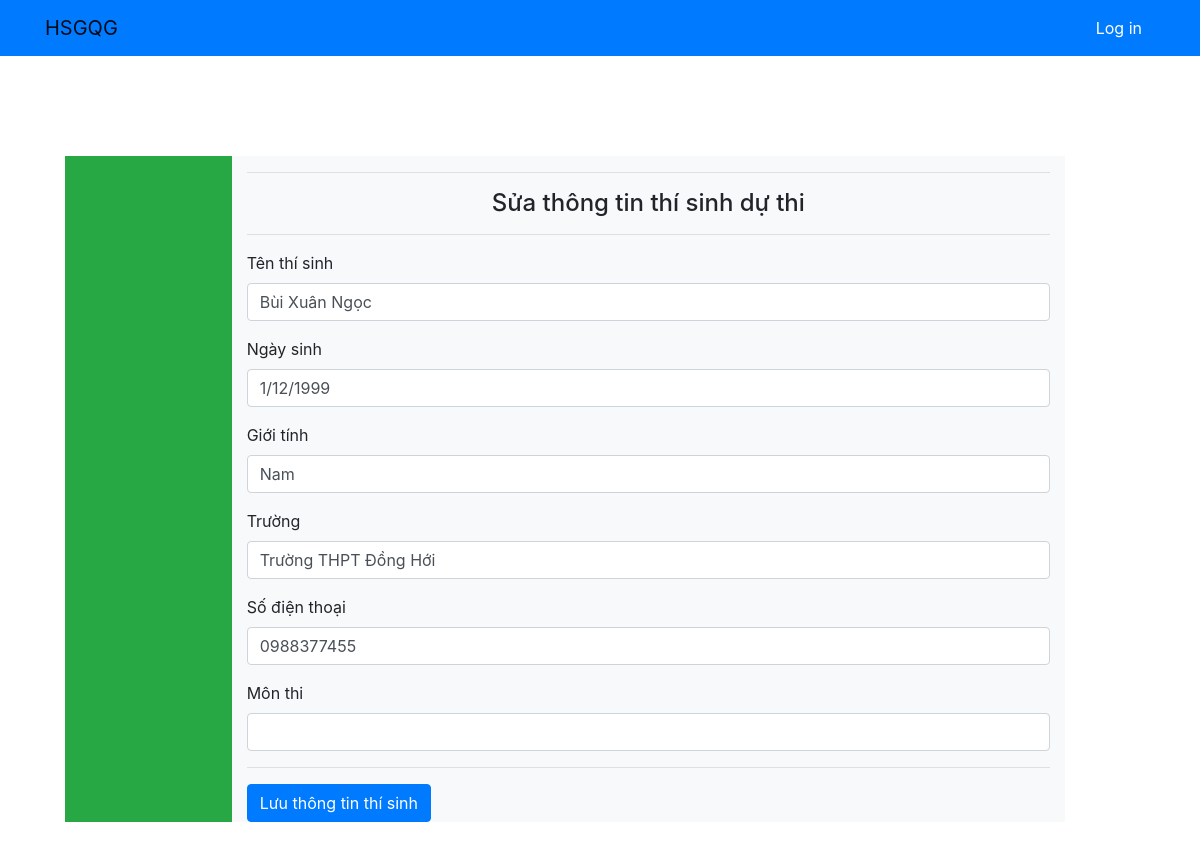
Page /participant/edit_student/1/ on the committed database.
### core/models.py (models this page shows, shortened)
class Student(models.Model):
    participant = models.ForeignKey(User, on_delete=models.CASCADE, null=True)
    school = models.ForeignKey(School, on_delete=models.CASCADE, null=True)
    subject = models.ForeignKey(Subject, on_delete=models.CASCADE, null=True)
    name = models.CharField(max_length = 50)
    birthday = models.CharField(max_length = 50)
    gender = models.CharField(max_length = 10)
    identity_number = models.CharField(max_length = 20)
    phone_numer = models.CharField(max_length = 20)
    STATUS = (
       ('accepted', 'Chấp nhận'),
       ('rejected', 'Từ chối'),
       ('waiting', 'Đang đợi'),
    )
    status = models.CharField(
       max_length=32,
       choices=STATUS,
       default='waiting',
    )

class School(models.Model):
    participant = models.ForeignKey(User, on_delete=models.CASCADE)
    name = models.CharField(max_length = 100)
    website = models.CharField(max_length = 50)
    address = models.CharField(max_length = 100)
    phone_number = models.CharField(max_length = 20)
    email = models.CharField(max_length = 50)
    def __str__(self):
        return(self.name)

### core/views.py (the view)
# urls.py: path('participant/edit_student/<int:student_id>/', views.edit_student, name='edit_student'),
def edit_student(request, student_id):
    student = Student.objects.get(id = student_id)
    return render(request, 'participant/edit_student.html', {
        'student': student
    })

### ContestManagement4/templates/participant/edit_student.html (shortened to what this page needs)
{% extends 'base.html' %}
{% block content %}
    <h4 class="text-center">Sửa thông tin thí sinh dự thi</h4>
    <hr>
    <form action=" {% url 'update_student' student.id %} " method='POST'>
            <div class="form-group">
                <label for="participant_name">Tên thí sinh</label>
                <input type="text" class="form-control" id="name" name="name" value="{{ student.name }}">
            </div>
            <div class="form-group">
                <label for="email">Ngày sinh</label>
                <input type="text" class="form-control" id="birthday" name="birthday" value="{{ student.birthday }}">
            </div>
            <div class="form-group">
                <label for="phone_number">Giới tính</label>
                <input type="text" class="form-control" id="gender" name="gender" value="{{ student.gender }}">
            </div>
            <div class="form-group">
                <label for="email">Trường</label>
                <input type="text" class="form-control" id="school" name="school" value="{{ student.school }}">
            </div>
            <div class="form-group">
                <label for="email">Số điện thoại</label>
                <input type="text" class="form-control" id="phone_number" name="phone_number" value="{{ student.phone_numer }}">
            </div>
            <div class="form-group">
                <label for="email">Môn thi</label>
                <input type="text" class="form-control" id="subject" name="subject" value="{{ student.subject_test }}">
            </div>
            <hr>
            <button type="submit" class="btn btn-primary">Lưu thông tin thí sinh</button>
    </form>
{% endblock content %}

### rows in the picture
Student: name "Bùi Xuân Ngọc", birthday "1/12/1999", gender "Nam", school "Trường THPT Đồng Hới", phone_number "0988377455"
